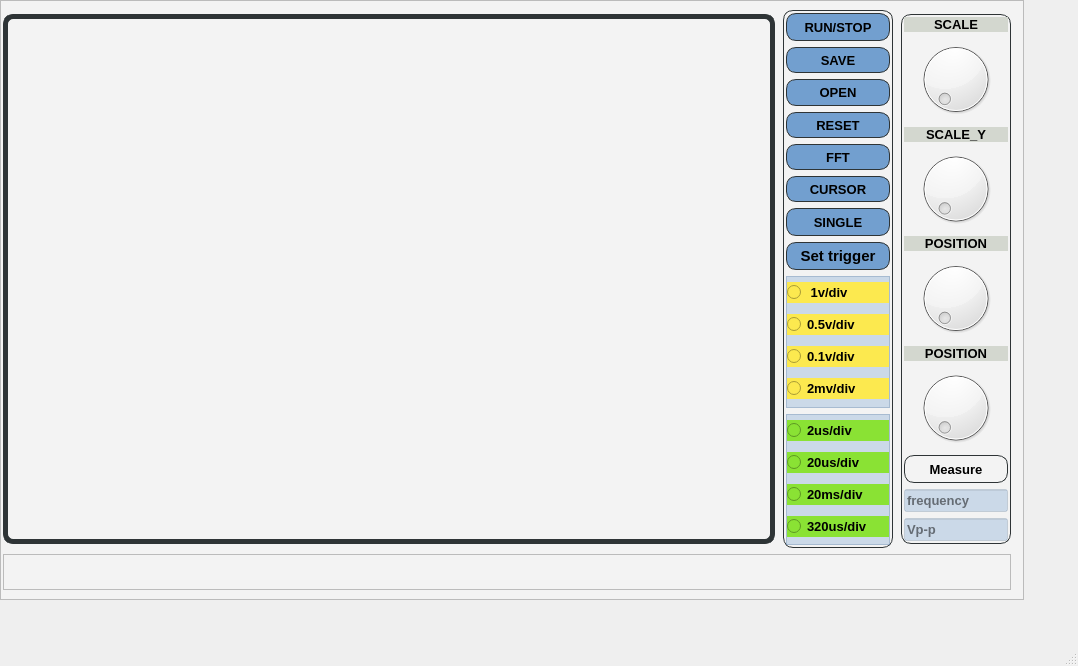
<?xml version="1.0" encoding="UTF-8"?>
<ui version="4.0">
 <class>MainWindow</class>
 <widget class="QMainWindow" name="MainWindow">
  <property name="geometry">
   <rect>
    <x>0</x>
    <y>0</y>
    <width>1078</width>
    <height>666</height>
   </rect>
  </property>
  <property name="windowTitle">
   <string>MainWindow</string>
  </property>
  <widget class="QWidget" name="centralwidget">
   <widget class="QFrame" name="frame">
    <property name="geometry">
     <rect>
      <x>0</x>
      <y>0</y>
      <width>1024</width>
      <height>600</height>
     </rect>
    </property>
    <property name="styleSheet">
     <string notr="true">background: rgba(114, 159, 207,80);
background-color: rgb(243, 243, 243);</string>
    </property>
    <property name="frameShape">
     <enum>QFrame::StyledPanel</enum>
    </property>
    <property name="frameShadow">
     <enum>QFrame::Raised</enum>
    </property>
    <layout class="QGridLayout" name="gridLayout">
     <property name="leftMargin">
      <number>0</number>
     </property>
     <item row="0" column="2">
      <widget class="QFrame" name="frame_3">
       <property name="sizePolicy">
        <sizepolicy hsizetype="Expanding" vsizetype="Preferred">
         <horstretch>1</horstretch>
         <verstretch>0</verstretch>
        </sizepolicy>
       </property>
       <property name="maximumSize">
        <size>
         <width>110</width>
         <height>530</height>
        </size>
       </property>
       <property name="styleSheet">
        <string notr="true">#frame_3{border:1px solid;
border-radius:10px;
border-color: rgb(46, 52, 54);}

#pushButton_3{border:1px solid;
border-radius:10px;
border-color: rgb(46, 52, 54);}</string>
       </property>
       <property name="frameShape">
        <enum>QFrame::StyledPanel</enum>
       </property>
       <property name="frameShadow">
        <enum>QFrame::Raised</enum>
       </property>
       <layout class="QVBoxLayout" name="verticalLayout_2">
        <property name="leftMargin">
         <number>2</number>
        </property>
        <property name="topMargin">
         <number>2</number>
        </property>
        <property name="rightMargin">
         <number>2</number>
        </property>
        <property name="bottomMargin">
         <number>2</number>
        </property>
        <item>
         <widget class="QLabel" name="label_7">
          <property name="font">
           <font>
            <pointsize>10</pointsize>
            <weight>75</weight>
            <bold>true</bold>
           </font>
          </property>
          <property name="styleSheet">
           <string notr="true">background-color: rgb(211, 215, 207);</string>
          </property>
          <property name="text">
           <string>SCALE</string>
          </property>
          <property name="alignment">
           <set>Qt::AlignCenter</set>
          </property>
         </widget>
        </item>
        <item>
         <widget class="QDial" name="dial">
          <property name="sizePolicy">
           <sizepolicy hsizetype="Expanding" vsizetype="Expanding">
            <horstretch>0</horstretch>
            <verstretch>1</verstretch>
           </sizepolicy>
          </property>
         </widget>
        </item>
        <item>
         <widget class="QLabel" name="label_10">
          <property name="font">
           <font>
            <pointsize>10</pointsize>
            <weight>75</weight>
            <bold>true</bold>
           </font>
          </property>
          <property name="styleSheet">
           <string notr="true">background-color: rgb(211, 215, 207);</string>
          </property>
          <property name="text">
           <string>SCALE_Y</string>
          </property>
          <property name="alignment">
           <set>Qt::AlignCenter</set>
          </property>
         </widget>
        </item>
        <item>
         <widget class="QDial" name="dial_4">
          <property name="sizePolicy">
           <sizepolicy hsizetype="Expanding" vsizetype="Expanding">
            <horstretch>0</horstretch>
            <verstretch>1</verstretch>
           </sizepolicy>
          </property>
         </widget>
        </item>
        <item>
         <widget class="QLabel" name="label_8">
          <property name="font">
           <font>
            <pointsize>10</pointsize>
            <weight>75</weight>
            <bold>true</bold>
           </font>
          </property>
          <property name="styleSheet">
           <string notr="true">background-color: rgb(211, 215, 207);</string>
          </property>
          <property name="text">
           <string>POSITION</string>
          </property>
          <property name="alignment">
           <set>Qt::AlignCenter</set>
          </property>
         </widget>
        </item>
        <item>
         <widget class="QDial" name="dial_3">
          <property name="sizePolicy">
           <sizepolicy hsizetype="Preferred" vsizetype="Expanding">
            <horstretch>0</horstretch>
            <verstretch>1</verstretch>
           </sizepolicy>
          </property>
         </widget>
        </item>
        <item>
         <widget class="QLabel" name="label_9">
          <property name="font">
           <font>
            <pointsize>10</pointsize>
            <weight>75</weight>
            <bold>true</bold>
           </font>
          </property>
          <property name="styleSheet">
           <string notr="true">background-color: rgb(211, 215, 207);</string>
          </property>
          <property name="text">
           <string>POSITION</string>
          </property>
          <property name="alignment">
           <set>Qt::AlignCenter</set>
          </property>
         </widget>
        </item>
        <item>
         <widget class="QDial" name="dial_2">
          <property name="sizePolicy">
           <sizepolicy hsizetype="Preferred" vsizetype="Expanding">
            <horstretch>0</horstretch>
            <verstretch>1</verstretch>
           </sizepolicy>
          </property>
         </widget>
        </item>
        <item>
         <widget class="QPushButton" name="pushButton_3">
          <property name="minimumSize">
           <size>
            <width>0</width>
            <height>28</height>
           </size>
          </property>
          <property name="font">
           <font>
            <pointsize>10</pointsize>
            <weight>75</weight>
            <bold>true</bold>
           </font>
          </property>
          <property name="text">
           <string>Measure</string>
          </property>
         </widget>
        </item>
        <item>
         <widget class="QLineEdit" name="lineEdit">
          <property name="sizePolicy">
           <sizepolicy hsizetype="Expanding" vsizetype="Fixed">
            <horstretch>0</horstretch>
            <verstretch>1</verstretch>
           </sizepolicy>
          </property>
          <property name="font">
           <font>
            <pointsize>10</pointsize>
            <weight>75</weight>
            <bold>true</bold>
           </font>
          </property>
          <property name="styleSheet">
           <string notr="true">background-color: rgba(114, 159, 207,80);</string>
          </property>
          <property name="placeholderText">
           <string>frequency</string>
          </property>
         </widget>
        </item>
        <item>
         <widget class="QLineEdit" name="lineEdit_2">
          <property name="font">
           <font>
            <pointsize>10</pointsize>
            <weight>75</weight>
            <bold>true</bold>
           </font>
          </property>
          <property name="styleSheet">
           <string notr="true">background-color: rgba(114, 159, 207,80);</string>
          </property>
          <property name="placeholderText">
           <string>Vp-p</string>
          </property>
         </widget>
        </item>
       </layout>
      </widget>
     </item>
     <item row="0" column="1">
      <widget class="QFrame" name="frame_4">
       <property name="sizePolicy">
        <sizepolicy hsizetype="Expanding" vsizetype="Preferred">
         <horstretch>1</horstretch>
         <verstretch>0</verstretch>
        </sizepolicy>
       </property>
       <property name="maximumSize">
        <size>
         <width>110</width>
         <height>580</height>
        </size>
       </property>
       <property name="font">
        <font>
         <pointsize>5</pointsize>
        </font>
       </property>
       <property name="styleSheet">
        <string notr="true">#frame_4{border:1px solid;
border-radius:10px;
border-color: rgb(46, 52, 54);}
#pushButton
{border:1px solid;
border-radius:10px;
border-color: rgb(46, 52, 54);}
#pushButton_10
{border:1px solid;
border-radius:10px;
border-color: rgb(46, 52, 54);}
#pushButton_2
{border:1px solid;
border-radius:10px;
border-color: rgb(46, 52, 54);}
#pushButton_4
{border:1px solid;
border-radius:10px;
border-color: rgb(46, 52, 54);}
#pushButton_6
{border:1px solid;
border-radius:10px;
border-color: rgb(46, 52, 54);}
#pushButton_7
{border:1px solid;
border-radius:10px;
border-color: rgb(46, 52, 54);}
#pushButton_8
{border:1px solid;
border-radius:10px;
border-color: rgb(46, 52, 54);}
#pushButton_9
{border:1px solid;
border-radius:10px;
border-color: rgb(46, 52, 54);}</string>
       </property>
       <property name="frameShape">
        <enum>QFrame::StyledPanel</enum>
       </property>
       <property name="frameShadow">
        <enum>QFrame::Raised</enum>
       </property>
       <layout class="QVBoxLayout" name="verticalLayout">
        <property name="leftMargin">
         <number>2</number>
        </property>
        <property name="topMargin">
         <number>2</number>
        </property>
        <property name="rightMargin">
         <number>2</number>
        </property>
        <property name="bottomMargin">
         <number>2</number>
        </property>
        <item>
         <widget class="QPushButton" name="pushButton_6">
          <property name="sizePolicy">
           <sizepolicy hsizetype="Minimum" vsizetype="Expanding">
            <horstretch>0</horstretch>
            <verstretch>2</verstretch>
           </sizepolicy>
          </property>
          <property name="maximumSize">
           <size>
            <width>16777215</width>
            <height>28</height>
           </size>
          </property>
          <property name="font">
           <font>
            <pointsize>10</pointsize>
            <weight>75</weight>
            <bold>true</bold>
           </font>
          </property>
          <property name="styleSheet">
           <string notr="true">background-color: rgb(114, 159, 207);</string>
          </property>
          <property name="text">
           <string>RUN/STOP</string>
          </property>
         </widget>
        </item>
        <item>
         <widget class="QPushButton" name="pushButton_7">
          <property name="sizePolicy">
           <sizepolicy hsizetype="Minimum" vsizetype="Expanding">
            <horstretch>0</horstretch>
            <verstretch>1</verstretch>
           </sizepolicy>
          </property>
          <property name="maximumSize">
           <size>
            <width>16777215</width>
            <height>28</height>
           </size>
          </property>
          <property name="font">
           <font>
            <pointsize>10</pointsize>
            <weight>75</weight>
            <bold>true</bold>
           </font>
          </property>
          <property name="styleSheet">
           <string notr="true">background-color: rgb(114, 159, 207);</string>
          </property>
          <property name="text">
           <string>SAVE</string>
          </property>
         </widget>
        </item>
        <item>
         <widget class="QPushButton" name="pushButton_8">
          <property name="sizePolicy">
           <sizepolicy hsizetype="Minimum" vsizetype="Expanding">
            <horstretch>0</horstretch>
            <verstretch>1</verstretch>
           </sizepolicy>
          </property>
          <property name="maximumSize">
           <size>
            <width>16777215</width>
            <height>28</height>
           </size>
          </property>
          <property name="font">
           <font>
            <pointsize>10</pointsize>
            <weight>75</weight>
            <bold>true</bold>
           </font>
          </property>
          <property name="styleSheet">
           <string notr="true">background-color: rgb(114, 159, 207);</string>
          </property>
          <property name="text">
           <string>OPEN</string>
          </property>
         </widget>
        </item>
        <item>
         <widget class="QPushButton" name="pushButton_9">
          <property name="sizePolicy">
           <sizepolicy hsizetype="Minimum" vsizetype="Expanding">
            <horstretch>0</horstretch>
            <verstretch>1</verstretch>
           </sizepolicy>
          </property>
          <property name="maximumSize">
           <size>
            <width>16777215</width>
            <height>28</height>
           </size>
          </property>
          <property name="font">
           <font>
            <pointsize>10</pointsize>
            <weight>75</weight>
            <bold>true</bold>
           </font>
          </property>
          <property name="styleSheet">
           <string notr="true">background-color: rgb(114, 159, 207);</string>
          </property>
          <property name="text">
           <string>RESET</string>
          </property>
         </widget>
        </item>
        <item>
         <widget class="QPushButton" name="pushButton_10">
          <property name="sizePolicy">
           <sizepolicy hsizetype="Minimum" vsizetype="Expanding">
            <horstretch>0</horstretch>
            <verstretch>1</verstretch>
           </sizepolicy>
          </property>
          <property name="maximumSize">
           <size>
            <width>16777215</width>
            <height>28</height>
           </size>
          </property>
          <property name="font">
           <font>
            <pointsize>10</pointsize>
            <weight>75</weight>
            <bold>true</bold>
           </font>
          </property>
          <property name="styleSheet">
           <string notr="true">background-color: rgb(114, 159, 207);</string>
          </property>
          <property name="text">
           <string>FFT</string>
          </property>
         </widget>
        </item>
        <item>
         <widget class="QPushButton" name="pushButton">
          <property name="sizePolicy">
           <sizepolicy hsizetype="Minimum" vsizetype="Expanding">
            <horstretch>0</horstretch>
            <verstretch>1</verstretch>
           </sizepolicy>
          </property>
          <property name="maximumSize">
           <size>
            <width>16777215</width>
            <height>28</height>
           </size>
          </property>
          <property name="font">
           <font>
            <pointsize>10</pointsize>
            <weight>75</weight>
            <bold>true</bold>
           </font>
          </property>
          <property name="styleSheet">
           <string notr="true">background-color: rgb(114, 159, 207);</string>
          </property>
          <property name="text">
           <string>CURSOR</string>
          </property>
         </widget>
        </item>
        <item>
         <widget class="QPushButton" name="pushButton_4">
          <property name="minimumSize">
           <size>
            <width>0</width>
            <height>28</height>
           </size>
          </property>
          <property name="font">
           <font>
            <pointsize>10</pointsize>
            <weight>75</weight>
            <bold>true</bold>
           </font>
          </property>
          <property name="styleSheet">
           <string notr="true">background-color: rgb(114, 159, 207);</string>
          </property>
          <property name="text">
           <string>SINGLE</string>
          </property>
         </widget>
        </item>
        <item>
         <widget class="QPushButton" name="pushButton_2">
          <property name="minimumSize">
           <size>
            <width>0</width>
            <height>28</height>
           </size>
          </property>
          <property name="maximumSize">
           <size>
            <width>16777215</width>
            <height>28</height>
           </size>
          </property>
          <property name="font">
           <font>
            <pointsize>11</pointsize>
            <weight>75</weight>
            <bold>true</bold>
           </font>
          </property>
          <property name="styleSheet">
           <string notr="true">background-color: rgb(114, 159, 207);</string>
          </property>
          <property name="text">
           <string>Set trigger</string>
          </property>
         </widget>
        </item>
        <item>
         <widget class="QFrame" name="frame_5">
          <property name="sizePolicy">
           <sizepolicy hsizetype="Preferred" vsizetype="Expanding">
            <horstretch>0</horstretch>
            <verstretch>5</verstretch>
           </sizepolicy>
          </property>
          <property name="styleSheet">
           <string notr="true">background-color: rgba(114, 159, 207,80);</string>
          </property>
          <property name="frameShape">
           <enum>QFrame::StyledPanel</enum>
          </property>
          <property name="frameShadow">
           <enum>QFrame::Raised</enum>
          </property>
          <layout class="QVBoxLayout" name="verticalLayout_5">
           <property name="leftMargin">
            <number>0</number>
           </property>
           <property name="topMargin">
            <number>0</number>
           </property>
           <property name="rightMargin">
            <number>0</number>
           </property>
           <property name="bottomMargin">
            <number>0</number>
           </property>
           <item>
            <widget class="QRadioButton" name="radioButton">
             <property name="font">
              <font>
               <pointsize>10</pointsize>
               <weight>75</weight>
               <bold>true</bold>
              </font>
             </property>
             <property name="styleSheet">
              <string notr="true">background-color: rgb(252, 233, 79);</string>
             </property>
             <property name="text">
              <string> 1v/div</string>
             </property>
            </widget>
           </item>
           <item>
            <widget class="QRadioButton" name="radioButton_2">
             <property name="font">
              <font>
               <pointsize>10</pointsize>
               <weight>75</weight>
               <bold>true</bold>
              </font>
             </property>
             <property name="styleSheet">
              <string notr="true">background-color: rgb(252, 233, 79);</string>
             </property>
             <property name="text">
              <string>0.5v/div</string>
             </property>
            </widget>
           </item>
           <item>
            <widget class="QRadioButton" name="radioButton_7">
             <property name="font">
              <font>
               <pointsize>10</pointsize>
               <weight>75</weight>
               <bold>true</bold>
              </font>
             </property>
             <property name="styleSheet">
              <string notr="true">background-color: rgb(252, 233, 79);</string>
             </property>
             <property name="text">
              <string>0.1v/div</string>
             </property>
            </widget>
           </item>
           <item>
            <widget class="QRadioButton" name="radioButton_3">
             <property name="font">
              <font>
               <pointsize>10</pointsize>
               <weight>75</weight>
               <bold>true</bold>
              </font>
             </property>
             <property name="layoutDirection">
              <enum>Qt::LeftToRight</enum>
             </property>
             <property name="styleSheet">
              <string notr="true">background-color: rgb(252, 233, 79);</string>
             </property>
             <property name="text">
              <string>2mv/div</string>
             </property>
            </widget>
           </item>
          </layout>
         </widget>
        </item>
        <item>
         <widget class="QFrame" name="frame_6">
          <property name="sizePolicy">
           <sizepolicy hsizetype="Preferred" vsizetype="Expanding">
            <horstretch>0</horstretch>
            <verstretch>5</verstretch>
           </sizepolicy>
          </property>
          <property name="styleSheet">
           <string notr="true">background-color: rgba(114, 159, 207,80);</string>
          </property>
          <property name="frameShape">
           <enum>QFrame::StyledPanel</enum>
          </property>
          <property name="frameShadow">
           <enum>QFrame::Raised</enum>
          </property>
          <layout class="QVBoxLayout" name="verticalLayout_6">
           <property name="leftMargin">
            <number>0</number>
           </property>
           <property name="topMargin">
            <number>0</number>
           </property>
           <property name="rightMargin">
            <number>0</number>
           </property>
           <property name="bottomMargin">
            <number>0</number>
           </property>
           <item>
            <widget class="QRadioButton" name="radioButton_4">
             <property name="font">
              <font>
               <pointsize>10</pointsize>
               <weight>75</weight>
               <bold>true</bold>
              </font>
             </property>
             <property name="styleSheet">
              <string notr="true">background-color: rgb(138, 226, 52);</string>
             </property>
             <property name="text">
              <string>2us/div</string>
             </property>
            </widget>
           </item>
           <item>
            <widget class="QRadioButton" name="radioButton_5">
             <property name="font">
              <font>
               <pointsize>10</pointsize>
               <weight>75</weight>
               <bold>true</bold>
              </font>
             </property>
             <property name="styleSheet">
              <string notr="true">background-color: rgb(138, 226, 52);</string>
             </property>
             <property name="text">
              <string>20us/div</string>
             </property>
            </widget>
           </item>
           <item>
            <widget class="QRadioButton" name="radioButton_6">
             <property name="font">
              <font>
               <pointsize>10</pointsize>
               <weight>75</weight>
               <bold>true</bold>
              </font>
             </property>
             <property name="styleSheet">
              <string notr="true">background-color: rgb(138, 226, 52);</string>
             </property>
             <property name="text">
              <string>20ms/div</string>
             </property>
            </widget>
           </item>
           <item>
            <widget class="QRadioButton" name="radioButton_8">
             <property name="font">
              <font>
               <pointsize>10</pointsize>
               <weight>75</weight>
               <bold>true</bold>
              </font>
             </property>
             <property name="styleSheet">
              <string notr="true">background-color: rgb(138, 226, 52);</string>
             </property>
             <property name="text">
              <string>320us/div</string>
             </property>
            </widget>
           </item>
          </layout>
         </widget>
        </item>
       </layout>
      </widget>
     </item>
     <item row="1" column="0" colspan="3">
      <widget class="QFrame" name="frame_2">
       <property name="sizePolicy">
        <sizepolicy hsizetype="Preferred" vsizetype="Expanding">
         <horstretch>0</horstretch>
         <verstretch>1</verstretch>
        </sizepolicy>
       </property>
       <property name="frameShape">
        <enum>QFrame::StyledPanel</enum>
       </property>
       <property name="frameShadow">
        <enum>QFrame::Raised</enum>
       </property>
      </widget>
     </item>
     <item row="0" column="0">
      <widget class="QChartView" name="widget" native="true">
       <property name="sizePolicy">
        <sizepolicy hsizetype="Expanding" vsizetype="Expanding">
         <horstretch>7</horstretch>
         <verstretch>15</verstretch>
        </sizepolicy>
       </property>
       <property name="maximumSize">
        <size>
         <width>772</width>
         <height>530</height>
        </size>
       </property>
       <property name="styleSheet">
        <string notr="true">border:5px solid;
border-radius:10px;
border-color: rgb(46, 52, 54);
</string>
       </property>
      </widget>
     </item>
    </layout>
   </widget>
  </widget>
  <widget class="QMenuBar" name="menubar">
   <property name="geometry">
    <rect>
     <x>0</x>
     <y>0</y>
     <width>1078</width>
     <height>28</height>
    </rect>
   </property>
  </widget>
  <widget class="QStatusBar" name="statusbar"/>
 </widget>
 <customwidgets>
  <customwidget>
   <class>QChartView</class>
   <extends>QWidget</extends>
   <header location="global">qchartview.h</header>
   <container>1</container>
  </customwidget>
 </customwidgets>
 <resources/>
 <connections/>
</ui>
